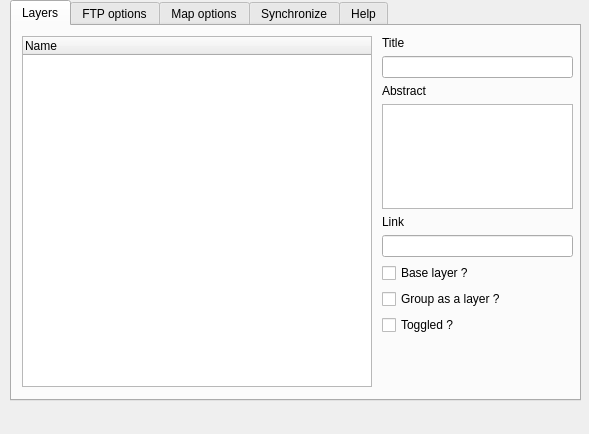
<?xml version="1.0" encoding="UTF-8"?>
<ui version="4.0">
 <class>send2server</class>
 <widget class="QDialog" name="send2server">
  <property name="geometry">
   <rect>
    <x>0</x>
    <y>0</y>
    <width>589</width>
    <height>434</height>
   </rect>
  </property>
  <property name="windowTitle">
   <string>send2server</string>
  </property>
  <widget class="QTabWidget" name="tabWidget">
   <property name="geometry">
    <rect>
     <x>10</x>
     <y>0</y>
     <width>571</width>
     <height>401</height>
    </rect>
   </property>
   <property name="currentIndex">
    <number>0</number>
   </property>
   <widget class="QWidget" name="tab_2">
    <attribute name="title">
     <string>Layers</string>
    </attribute>
    <widget class="QTreeWidget" name="treeLayer">
     <property name="geometry">
      <rect>
       <x>10</x>
       <y>10</y>
       <width>350</width>
       <height>351</height>
      </rect>
     </property>
     <property name="columnCount">
      <number>1</number>
     </property>
     <attribute name="headerDefaultSectionSize">
      <number>50</number>
     </attribute>
     <attribute name="headerMinimumSectionSize">
      <number>50</number>
     </attribute>
     <attribute name="headerStretchLastSection">
      <bool>true</bool>
     </attribute>
     <column>
      <property name="text">
       <string notr="true">Name</string>
      </property>
     </column>
    </widget>
    <widget class="QWidget" name="verticalLayoutWidget">
     <property name="geometry">
      <rect>
       <x>370</x>
       <y>10</y>
       <width>191</width>
       <height>299</height>
      </rect>
     </property>
     <layout class="QVBoxLayout" name="verticalLayout">
      <item>
       <widget class="QLabel" name="label_7">
        <property name="text">
         <string>Title</string>
        </property>
       </widget>
      </item>
      <item>
       <widget class="QLineEdit" name="inLayerTitle"/>
      </item>
      <item>
       <widget class="QLabel" name="label_8">
        <property name="text">
         <string>Abstract</string>
        </property>
       </widget>
      </item>
      <item>
       <widget class="QTextEdit" name="teLayerAbstract"/>
      </item>
      <item>
       <widget class="QLabel" name="label_10">
        <property name="text">
         <string>Link</string>
        </property>
       </widget>
      </item>
      <item>
       <widget class="QLineEdit" name="inLayerLink"/>
      </item>
      <item>
       <widget class="QCheckBox" name="cbLayerIsBaseLayer">
        <property name="text">
         <string>Base layer ?</string>
        </property>
       </widget>
      </item>
      <item>
       <widget class="QCheckBox" name="cbGroupAsLayer">
        <property name="text">
         <string>Group as a layer ?</string>
        </property>
       </widget>
      </item>
      <item>
       <widget class="QCheckBox" name="cbToggled">
        <property name="text">
         <string>Toggled ?</string>
        </property>
       </widget>
      </item>
     </layout>
    </widget>
   </widget>
   <widget class="QWidget" name="tab_ftp">
    <attribute name="title">
     <string>FTP options</string>
    </attribute>
    <widget class="QWidget" name="horizontalLayoutWidget_3">
     <property name="geometry">
      <rect>
       <x>10</x>
       <y>130</y>
       <width>431</width>
       <height>51</height>
      </rect>
     </property>
     <layout class="QHBoxLayout" name="horizontalLayout_3">
      <item>
       <widget class="QLabel" name="label_3">
        <property name="text">
         <string>Username</string>
        </property>
       </widget>
      </item>
      <item>
       <widget class="QLineEdit" name="inUsername"/>
      </item>
     </layout>
    </widget>
    <widget class="QWidget" name="horizontalLayoutWidget_2">
     <property name="geometry">
      <rect>
       <x>10</x>
       <y>70</y>
       <width>431</width>
       <height>51</height>
      </rect>
     </property>
     <layout class="QHBoxLayout" name="horizontalLayout_2">
      <item>
       <widget class="QLabel" name="label_2">
        <property name="text">
         <string>Port</string>
        </property>
       </widget>
      </item>
      <item>
       <widget class="QLineEdit" name="inPort"/>
      </item>
     </layout>
    </widget>
    <widget class="QWidget" name="horizontalLayoutWidget">
     <property name="geometry">
      <rect>
       <x>10</x>
       <y>10</y>
       <width>431</width>
       <height>51</height>
      </rect>
     </property>
     <layout class="QHBoxLayout" name="horizontalLayout">
      <item>
       <widget class="QLabel" name="label">
        <property name="text">
         <string>Host</string>
        </property>
       </widget>
      </item>
      <item>
       <widget class="QLineEdit" name="inHost"/>
      </item>
     </layout>
    </widget>
    <widget class="QWidget" name="horizontalLayoutWidget_5">
     <property name="geometry">
      <rect>
       <x>10</x>
       <y>310</y>
       <width>431</width>
       <height>51</height>
      </rect>
     </property>
     <layout class="QHBoxLayout" name="horizontalLayout_5">
      <item>
       <widget class="QLabel" name="label_5">
        <property name="text">
         <string>Local Dir</string>
        </property>
       </widget>
      </item>
      <item>
       <widget class="QLineEdit" name="inLocaldir">
        <property name="enabled">
         <bool>false</bool>
        </property>
       </widget>
      </item>
     </layout>
    </widget>
    <widget class="QWidget" name="horizontalLayoutWidget_4">
     <property name="geometry">
      <rect>
       <x>10</x>
       <y>190</y>
       <width>431</width>
       <height>51</height>
      </rect>
     </property>
     <layout class="QHBoxLayout" name="horizontalLayout_4">
      <item>
       <widget class="QLabel" name="label_4">
        <property name="text">
         <string>Password</string>
        </property>
       </widget>
      </item>
      <item>
       <widget class="QLineEdit" name="inPassword"/>
      </item>
     </layout>
    </widget>
    <widget class="QWidget" name="horizontalLayoutWidget_6">
     <property name="geometry">
      <rect>
       <x>10</x>
       <y>250</y>
       <width>431</width>
       <height>51</height>
      </rect>
     </property>
     <layout class="QHBoxLayout" name="horizontalLayout_6">
      <item>
       <widget class="QLabel" name="label_6">
        <property name="text">
         <string>Remote Dir</string>
        </property>
       </widget>
      </item>
      <item>
       <widget class="QLineEdit" name="inRemotedir"/>
      </item>
     </layout>
    </widget>
   </widget>
   <widget class="QWidget" name="tab_3">
    <attribute name="title">
     <string>Map options</string>
    </attribute>
    <widget class="QWidget" name="verticalLayoutWidget_2">
     <property name="geometry">
      <rect>
       <x>20</x>
       <y>20</y>
       <width>531</width>
       <height>280</height>
      </rect>
     </property>
     <layout class="QVBoxLayout" name="verticalLayout_2">
      <item>
       <widget class="QLabel" name="label_16">
        <property name="font">
         <font>
          <weight>75</weight>
          <bold>true</bold>
         </font>
        </property>
        <property name="text">
         <string>Optimization</string>
        </property>
       </widget>
      </item>
      <item>
       <layout class="QHBoxLayout" name="horizontalLayout_8">
        <item>
         <widget class="QLabel" name="label_9">
          <property name="text">
           <string>Image format</string>
          </property>
         </widget>
        </item>
        <item>
         <widget class="QComboBox" name="liImageFormat">
          <item>
           <property name="text">
            <string>png</string>
           </property>
          </item>
          <item>
           <property name="text">
            <string>jpg</string>
           </property>
          </item>
         </widget>
        </item>
       </layout>
      </item>
      <item>
       <widget class="QCheckBox" name="cbSingleTile">
        <property name="text">
         <string>SingleTile</string>
        </property>
        <property name="checked">
         <bool>true</bool>
        </property>
       </widget>
      </item>
      <item>
       <spacer name="verticalSpacer">
        <property name="orientation">
         <enum>Qt::Vertical</enum>
        </property>
        <property name="sizeHint" stdset="0">
         <size>
          <width>20</width>
          <height>40</height>
         </size>
        </property>
       </spacer>
      </item>
      <item>
       <spacer name="verticalSpacer_2">
        <property name="orientation">
         <enum>Qt::Vertical</enum>
        </property>
        <property name="sizeHint" stdset="0">
         <size>
          <width>20</width>
          <height>60</height>
         </size>
        </property>
       </spacer>
      </item>
      <item>
       <widget class="QLabel" name="label_15">
        <property name="font">
         <font>
          <weight>75</weight>
          <bold>true</bold>
         </font>
        </property>
        <property name="text">
         <string>Scales</string>
        </property>
       </widget>
      </item>
      <item>
       <layout class="QHBoxLayout" name="horizontalLayout_12">
        <item>
         <widget class="QLabel" name="label_13">
          <property name="text">
           <string>Min. Scale :  1/</string>
          </property>
         </widget>
        </item>
        <item>
         <widget class="QLineEdit" name="inMinScale">
          <property name="inputMethodHints">
           <set>Qt::ImhDigitsOnly</set>
          </property>
          <property name="maxLength">
           <number>10</number>
          </property>
         </widget>
        </item>
       </layout>
      </item>
      <item>
       <layout class="QHBoxLayout" name="horizontalLayout_13">
        <item>
         <widget class="QLabel" name="label_14">
          <property name="text">
           <string>Max. Scale : 1/</string>
          </property>
         </widget>
        </item>
        <item>
         <widget class="QLineEdit" name="inMaxScale">
          <property name="inputMethodHints">
           <set>Qt::ImhDigitsOnly</set>
          </property>
          <property name="maxLength">
           <number>10</number>
          </property>
         </widget>
        </item>
       </layout>
      </item>
      <item>
       <layout class="QHBoxLayout" name="horizontalLayout_14">
        <item>
         <widget class="QLabel" name="label_17">
          <property name="text">
           <string>Zoom levels number</string>
          </property>
         </widget>
        </item>
        <item>
         <widget class="QLineEdit" name="inZoomLevelNumber">
          <property name="inputMethodHints">
           <set>Qt::ImhDigitsOnly</set>
          </property>
          <property name="maxLength">
           <number>2</number>
          </property>
         </widget>
        </item>
       </layout>
      </item>
      <item>
       <widget class="QLabel" name="label_18">
        <property name="font">
         <font>
          <weight>75</weight>
          <bold>true</bold>
         </font>
        </property>
        <property name="text">
         <string>  or</string>
        </property>
       </widget>
      </item>
      <item>
       <layout class="QHBoxLayout" name="horizontalLayout_15">
        <item>
         <widget class="QLabel" name="label_19">
          <property name="text">
           <string>Scales (ex:100000,20000)</string>
          </property>
         </widget>
        </item>
        <item>
         <widget class="QLineEdit" name="inMapScales">
          <property name="inputMethodHints">
           <set>Qt::ImhDigitsOnly</set>
          </property>
         </widget>
        </item>
       </layout>
      </item>
     </layout>
    </widget>
   </widget>
   <widget class="QWidget" name="tab_main">
    <attribute name="title">
     <string>Synchronize</string>
    </attribute>
    <widget class="QWidget" name="horizontalLayoutWidget_7">
     <property name="geometry">
      <rect>
       <x>10</x>
       <y>10</y>
       <width>381</width>
       <height>52</height>
      </rect>
     </property>
     <layout class="QHBoxLayout" name="horizontalLayout_7">
      <item>
       <widget class="QPushButton" name="btSync">
        <property name="text">
         <string>Synchronize</string>
        </property>
       </widget>
      </item>
      <item>
       <widget class="QPushButton" name="btClearlog">
        <property name="text">
         <string>Clear log</string>
        </property>
       </widget>
      </item>
     </layout>
    </widget>
    <widget class="QTextEdit" name="outLog">
     <property name="geometry">
      <rect>
       <x>10</x>
       <y>110</y>
       <width>551</width>
       <height>251</height>
      </rect>
     </property>
     <property name="lineWrapMode">
      <enum>QTextEdit::NoWrap</enum>
     </property>
    </widget>
    <widget class="QLineEdit" name="outSyncCommand">
     <property name="geometry">
      <rect>
       <x>10</x>
       <y>70</y>
       <width>551</width>
       <height>27</height>
      </rect>
     </property>
     <property name="alignment">
      <set>Qt::AlignRight|Qt::AlignTrailing|Qt::AlignVCenter</set>
     </property>
    </widget>
    <widget class="QProgressBar" name="progressBar">
     <property name="enabled">
      <bool>true</bool>
     </property>
     <property name="geometry">
      <rect>
       <x>480</x>
       <y>30</y>
       <width>81</width>
       <height>20</height>
      </rect>
     </property>
     <property name="value">
      <number>0</number>
     </property>
     <property name="format">
      <string/>
     </property>
    </widget>
    <widget class="QLabel" name="outState">
     <property name="geometry">
      <rect>
       <x>400</x>
       <y>30</y>
       <width>71</width>
       <height>21</height>
      </rect>
     </property>
     <property name="font">
      <font>
       <pointsize>9</pointsize>
       <weight>75</weight>
       <bold>true</bold>
      </font>
     </property>
     <property name="text">
      <string/>
     </property>
    </widget>
   </widget>
   <widget class="QWidget" name="tab">
    <attribute name="title">
     <string>Help</string>
    </attribute>
    <widget class="QTextEdit" name="textEdit">
     <property name="geometry">
      <rect>
       <x>10</x>
       <y>10</y>
       <width>551</width>
       <height>351</height>
      </rect>
     </property>
     <property name="html">
      <string>&lt;!DOCTYPE HTML PUBLIC &quot;-//W3C//DTD HTML 4.0//EN&quot; &quot;http://www.w3.org/TR/REC-html40/strict.dtd&quot;&gt;
&lt;html&gt;&lt;head&gt;&lt;meta name=&quot;qrichtext&quot; content=&quot;1&quot; /&gt;&lt;style type=&quot;text/css&quot;&gt;
p, li { white-space: pre-wrap; }
&lt;/style&gt;&lt;/head&gt;&lt;body style=&quot; font-family:'Ubuntu'; font-size:11pt; font-weight:400; font-style:normal;&quot;&gt;
&lt;p style=&quot; margin-top:0px; margin-bottom:0px; margin-left:0px; margin-right:0px; -qt-block-indent:0; text-indent:0px;&quot;&gt;&lt;span style=&quot; font-weight:600;&quot;&gt;Prerequisites&lt;/span&gt;&lt;/p&gt;
&lt;p style=&quot; margin-top:0px; margin-bottom:0px; margin-left:0px; margin-right:0px; -qt-block-indent:0; text-indent:0px;&quot;&gt;&lt;span style=&quot; font-style:italic;&quot;&gt;Client-side&lt;/span&gt;&lt;/p&gt;
&lt;p style=&quot; margin-top:0px; margin-bottom:0px; margin-left:0px; margin-right:0px; -qt-block-indent:0; text-indent:0px;&quot;&gt;* Project srs must be set&lt;/p&gt;
&lt;p style=&quot; margin-top:0px; margin-bottom:0px; margin-left:0px; margin-right:0px; -qt-block-indent:0; text-indent:0px;&quot;&gt;* Srs must be set for each layer&lt;/p&gt;
&lt;p style=&quot; margin-top:0px; margin-bottom:0px; margin-left:0px; margin-right:0px; -qt-block-indent:0; text-indent:0px;&quot;&gt;* Data (vector and raster) must be stored in the same folder of the project file, or in a subfolder&lt;/p&gt;
&lt;p style=&quot; margin-top:0px; margin-bottom:0px; margin-left:0px; margin-right:0px; -qt-block-indent:0; text-indent:0px;&quot;&gt;* Project paths must be set to &amp;quot;relative&amp;quot; (see project settings)&lt;/p&gt;
&lt;p style=&quot;-qt-paragraph-type:empty; margin-top:0px; margin-bottom:0px; margin-left:0px; margin-right:0px; -qt-block-indent:0; text-indent:0px;&quot;&gt;&lt;/p&gt;
&lt;p style=&quot; margin-top:0px; margin-bottom:0px; margin-left:0px; margin-right:0px; -qt-block-indent:0; text-indent:0px;&quot;&gt;&lt;span style=&quot; font-style:italic;&quot;&gt;Server side&lt;/span&gt;&lt;/p&gt;
&lt;p style=&quot; margin-top:0px; margin-bottom:0px; margin-left:0px; margin-right:0px; -qt-block-indent:0; text-indent:0px;&quot;&gt;* QgisMapserver must be installed&lt;/p&gt;
&lt;p style=&quot; margin-top:0px; margin-bottom:0px; margin-left:0px; margin-right:0px; -qt-block-indent:0; text-indent:0px;&quot;&gt;* Someone must have root permissions to add your qgis project the first time.&lt;/p&gt;
&lt;p style=&quot; margin-top:0px; margin-bottom:0px; margin-left:0px; margin-right:0px; -qt-block-indent:0; text-indent:0px;&quot;&gt;* You need FTP write access to a directory&lt;/p&gt;
&lt;p style=&quot;-qt-paragraph-type:empty; margin-top:0px; margin-bottom:0px; margin-left:0px; margin-right:0px; -qt-block-indent:0; text-indent:0px;&quot;&gt;&lt;/p&gt;
&lt;p style=&quot; margin-top:0px; margin-bottom:0px; margin-left:0px; margin-right:0px; -qt-block-indent:0; text-indent:0px;&quot;&gt;&lt;span style=&quot; font-weight:600;&quot;&gt;Ftp configuration&lt;/span&gt;&lt;/p&gt;
&lt;p style=&quot; margin-top:0px; margin-bottom:0px; margin-left:0px; margin-right:0px; -qt-block-indent:0; text-indent:0px;&quot;&gt;You must give&lt;/p&gt;
&lt;p style=&quot; margin-top:0px; margin-bottom:0px; margin-left:0px; margin-right:0px; -qt-block-indent:0; text-indent:0px;&quot;&gt;* host : ftp host, corresponding to the server where QgisMapserver is installed&lt;/p&gt;
&lt;p style=&quot; margin-top:0px; margin-bottom:0px; margin-left:0px; margin-right:0px; -qt-block-indent:0; text-indent:0px;&quot;&gt;* username = Ftp username&lt;/p&gt;
&lt;p style=&quot; margin-top:0px; margin-bottom:0px; margin-left:0px; margin-right:0px; -qt-block-indent:0; text-indent:0px;&quot;&gt;* password = Ftp password&lt;/p&gt;
&lt;p style=&quot; margin-top:0px; margin-bottom:0px; margin-left:0px; margin-right:0px; -qt-block-indent:0; text-indent:0px;&quot;&gt;* port = Ftp port (21 if not given)&lt;/p&gt;
&lt;p style=&quot; margin-top:0px; margin-bottom:0px; margin-left:0px; margin-right:0px; -qt-block-indent:0; text-indent:0px;&quot;&gt;* remotedir = Path to the directory where all your qgis project (project file and data) must be sent.&lt;/p&gt;
&lt;p style=&quot;-qt-paragraph-type:empty; margin-top:0px; margin-bottom:0px; margin-left:0px; margin-right:0px; -qt-block-indent:0; text-indent:0px;&quot;&gt;&lt;/p&gt;
&lt;p style=&quot; margin-top:0px; margin-bottom:0px; margin-left:0px; margin-right:0px; -qt-block-indent:0; text-indent:0px;&quot;&gt;&lt;span style=&quot; font-weight:600;&quot;&gt;Usage&lt;/span&gt;&lt;/p&gt;
&lt;p style=&quot; margin-top:0px; margin-bottom:0px; margin-left:0px; margin-right:0px; -qt-block-indent:0; text-indent:0px;&quot;&gt;* Check that all the Ftp configuration are set. Go to &amp;quot;Ftp Configuration&amp;quot; tab to do so.&lt;/p&gt;
&lt;p style=&quot; margin-top:0px; margin-bottom:0px; margin-left:0px; margin-right:0px; -qt-block-indent:0; text-indent:0px;&quot;&gt;* Click &amp;quot;Send&amp;quot;. It will perform a local --&amp;gt; server synchronisation.&lt;/p&gt;
&lt;p style=&quot;-qt-paragraph-type:empty; margin-top:0px; margin-bottom:0px; margin-left:0px; margin-right:0px; -qt-block-indent:0; text-indent:0px;&quot;&gt;&lt;/p&gt;
&lt;p style=&quot; margin-top:0px; margin-bottom:0px; margin-left:0px; margin-right:0px; -qt-block-indent:0; text-indent:0px;&quot;&gt;It will synchronize your &lt;span style=&quot; font-style:italic;&quot;&gt;local directory &lt;/span&gt;(where the project file and all data are stored on your computer) to the &lt;span style=&quot; font-style:italic;&quot;&gt;&amp;quot;remotedir&amp;quot; server directory &lt;/span&gt;: &lt;/p&gt;
&lt;p style=&quot; margin-top:0px; margin-bottom:0px; margin-left:0px; margin-right:0px; -qt-block-indent:0; text-indent:0px;&quot;&gt;  - every local updated or non existing file will be sent, &lt;/p&gt;
&lt;p style=&quot; margin-top:0px; margin-bottom:0px; margin-left:0px; margin-right:0px; -qt-block-indent:0; text-indent:0px;&quot;&gt;  - every remote file which does not exist locally will be removed. &lt;/p&gt;
&lt;p style=&quot; margin-top:0px; margin-bottom:0px; margin-left:0px; margin-right:0px; -qt-block-indent:0; text-indent:0px;&quot;&gt;Note that only the modified files will be sent to prevent unwanted network usage. &lt;/p&gt;
&lt;p style=&quot; margin-top:0px; margin-bottom:0px; margin-left:0px; margin-right:0px; -qt-block-indent:0; text-indent:0px;&quot;&gt;&lt;span style=&quot; font-weight:600;&quot;&gt;WARNING&lt;/span&gt; : all the content of the server directory not related to you local project will be lost !&lt;/p&gt;
&lt;p style=&quot;-qt-paragraph-type:empty; margin-top:0px; margin-bottom:0px; margin-left:0px; margin-right:0px; -qt-block-indent:0; text-indent:0px;&quot;&gt;&lt;/p&gt;&lt;/body&gt;&lt;/html&gt;</string>
     </property>
    </widget>
   </widget>
  </widget>
 </widget>
 <tabstops>
  <tabstop>tabWidget</tabstop>
  <tabstop>treeLayer</tabstop>
  <tabstop>inLayerTitle</tabstop>
  <tabstop>teLayerAbstract</tabstop>
  <tabstop>inLayerLink</tabstop>
  <tabstop>cbLayerIsBaseLayer</tabstop>
  <tabstop>cbGroupAsLayer</tabstop>
  <tabstop>cbToggled</tabstop>
  <tabstop>inHost</tabstop>
  <tabstop>inPort</tabstop>
  <tabstop>inUsername</tabstop>
  <tabstop>inPassword</tabstop>
  <tabstop>inRemotedir</tabstop>
  <tabstop>inLocaldir</tabstop>
  <tabstop>liImageFormat</tabstop>
  <tabstop>cbSingleTile</tabstop>
  <tabstop>inMinScale</tabstop>
  <tabstop>inMaxScale</tabstop>
  <tabstop>inZoomLevelNumber</tabstop>
  <tabstop>inMapScales</tabstop>
  <tabstop>btSync</tabstop>
  <tabstop>btClearlog</tabstop>
  <tabstop>outSyncCommand</tabstop>
  <tabstop>outLog</tabstop>
  <tabstop>textEdit</tabstop>
 </tabstops>
 <resources/>
 <connections/>
</ui>
